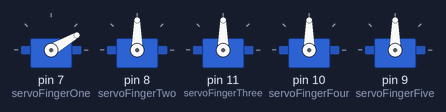
Simulated run of this sketch. Board: Arduino Uno, built with avr-gcc and run on an emulated ATmega328P. On the bench: 5 × servo.

Above: at 0.05 s.
At 2.05 s:
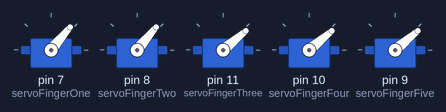
At 4.05 s:
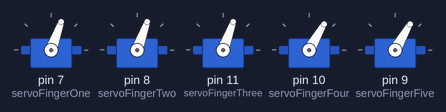
At 8.05 s:
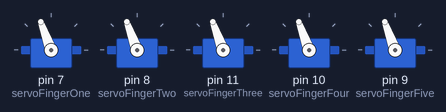
At 12.05 s:
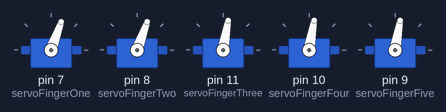
At 16.15 s:
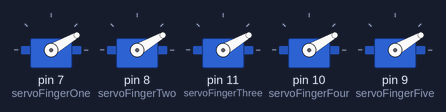
Timing chart, 0 to 21.1 s (numbered marks = the images above):
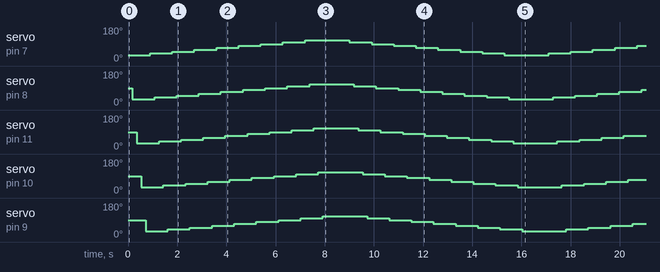

The sketch:

all_finger_test.ino.ino
```cpp
#include <Servo.h>

Servo servoFingerOne;  // create servo object to control a servo
Servo servoFingerTwo;  // create servo object to control a servo
Servo servoFingerThree;  // create servo object to control a servo
Servo servoFingerFour;  // create servo object to control a servo
Servo servoFingerFive;  // create servo object to control a servo
// twelve servo objects can be created on most boards

int pos = 0;    // variable to store the servo position
int min_angle=30;
int max_angle=110;
int step_angle=10;
int delay_ms=180;

void setup()
{
  servoFingerOne.attach(7);  // attaches the servo on pin 9 to the servo object
  servoFingerTwo.attach(8);  // attaches the servo on pin 9 to the servo object
  servoFingerThree.attach(11);  // attaches the servo on pin 9 to the servo object
  servoFingerFour.attach(10);  // attaches the servo on pin 9 to the servo object
  servoFingerFive.attach(9);  // attaches the servo on pin 9 to the servo object
}

void loop()
{
  for (pos = min_angle; pos <= max_angle; pos += step_angle)   // goes from 0 degrees to 180 degrees
  {
    // in steps of 1 degree
    servoFingerOne.write(pos);              // tell servo to go to position in variable 'pos'
    delay(delay_ms);                       // waits 250ms for the servo to reach the position
    servoFingerTwo.write(pos);              // tell servo to go to position in variable 'pos'
    delay(delay_ms);                       // waits 250ms for the servo to reach the position
    servoFingerThree.write(pos);              // tell servo to go to position in variable 'pos'
    delay(delay_ms);                       // waits 250ms for the servo to reach the position
    servoFingerFour.write(pos);              // tell servo to go to position in variable 'pos'
    delay(delay_ms);                       // waits 250ms for the servo to reach the position
    servoFingerFive.write(pos);              // tell servo to go to position in variable 'pos'
    delay(delay_ms);                       // waits 250ms for the servo to reach the position
  }
  for (pos = max_angle; pos >= min_angle; pos -= step_angle)   // goes from 180 degrees to 0 degrees
  {
    // in steps of 1 degree
    servoFingerOne.write(pos);              // tell servo to go to position in variable 'pos'
    delay(delay_ms);                       // waits 250ms for the servo to reach the position
    servoFingerTwo.write(pos);              // tell servo to go to position in variable 'pos'
    delay(delay_ms);                       // waits 250ms for the servo to reach the position
    servoFingerThree.write(pos);              // tell servo to go to position in variable 'pos'
    delay(delay_ms);                       // waits 250ms for the servo to reach the position
    servoFingerFour.write(pos);              // tell servo to go to position in variable 'pos'
    delay(delay_ms);                       // waits 250ms for the servo to reach the position
    servoFingerFive.write(pos);              // tell servo to go to position in variable 'pos'
    delay(delay_ms);                       // waits 250ms for the servo to reach the position
  }
}
```

Measured:
- by itself, servo on pin 7 (servoFingerOne): repeats every 16.2 s: 50° 0.90 s, 60° 0.90 s, 70° 0.90 s, 80° 0.90 s, 90° 0.90 s, 100° 0.90 s, 110° 1.8 s, 100° 0.90 s, 90° 0.90 s, 80° 0.90 s, 70° 0.90 s, 60° 0.90 s, 50° 0.90 s, 40° 0.90 s, 30° 1.8 s, 40° 0.90 s
- by itself, servo on pin 8 (servoFingerTwo), servo on pin 11 (servoFingerThree), servo on pin 10 (servoFingerFour), servo on pin 9 (servoFingerFive): repeats every 16.2 s: 40° 0.90 s, 50° 0.90 s, 60° 0.90 s, 70° 0.90 s, 80° 0.90 s, 90° 0.90 s, 100° 0.90 s, 110° 1.8 s, 100° 0.90 s, 90° 0.90 s, 80° 0.90 s, 70° 0.90 s, 60° 0.90 s, 50° 0.90 s, 40° 0.90 s, 30° 1.8 s
